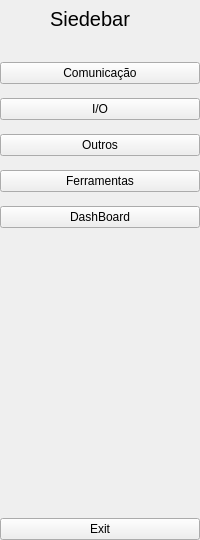
    <widget class="QWidget" name="fullMenuWidget" native="true">
     <layout class="QVBoxLayout" name="verticalLayout_4">
      <property name="spacing">
       <number>0</number>
      </property>
      <property name="leftMargin">
       <number>0</number>
      </property>
      <property name="topMargin">
       <number>0</number>
      </property>
      <property name="rightMargin">
       <number>0</number>
      </property>
      <property name="bottomMargin">
       <number>0</number>
      </property>
      <item>
       <layout class="QHBoxLayout" name="horizontalLayoutLogo2">
        <property name="spacing">
         <number>0</number>
        </property>
        <item>
         <widget class="QLabel" name="logo_label_2">
          <property name="minimumSize">
           <size>
            <width>50</width>
            <height>38</height>
           </size>
          </property>
          <property name="maximumSize">
           <size>
            <width>50</width>
            <height>40</height>
           </size>
          </property>
          <property name="text">
           <string/>
          </property>
          <property name="pixmap">
           <pixmap resource="resources.qrc">:/icons/ANEBW.png</pixmap>
          </property>
          <property name="scaledContents">
           <bool>true</bool>
          </property>
         </widget>
        </item>
        <item>
         <widget class="QLabel" name="logo_label_3">
          <property name="font">
           <font>
            <pointsize>15</pointsize>
           </font>
          </property>
          <property name="text">
           <string>Siedebar</string>
          </property>
         </widget>
        </item>
       </layout>
      </item>
      <item>
       <layout class="QVBoxLayout" name="verticalLayoutMenu">
        <property name="spacing">
         <number>14</number>
        </property>
        <property name="topMargin">
         <number>24</number>
        </property>
        <item>
         <widget class="QPushButton" name="commButton2">
          <property name="text">
           <string>Comunicação</string>
          </property>
          <property name="icon">
           <iconset resource="resources.qrc">
            <normaloff>:/icons/antenna-3-32.ico</normaloff>
            <normalon>:/icons/antenna-3-48.ico</normalon>:/icons/antenna-3-32.ico</iconset>
          </property>
          <property name="iconSize">
           <size>
            <width>14</width>
            <height>14</height>
           </size>
          </property>
          <property name="checkable">
           <bool>true</bool>
          </property>
          <property name="autoExclusive">
           <bool>true</bool>
          </property>
         </widget>
        </item>
        <item>
         <widget class="QPushButton" name="ioButton2">
          <property name="text">
           <string>I/O</string>
          </property>
          <property name="icon">
           <iconset resource="resources.qrc">
            <normaloff>:/icons/plug-32.ico</normaloff>
            <normalon>:/icons/plug-48.ico</normalon>:/icons/plug-32.ico</iconset>
          </property>
          <property name="iconSize">
           <size>
            <width>14</width>
            <height>14</height>
           </size>
          </property>
          <property name="checkable">
           <bool>true</bool>
          </property>
          <property name="autoExclusive">
           <bool>true</bool>
          </property>
         </widget>
        </item>
        <item>
         <widget class="QPushButton" name="otherButton2">
          <property name="text">
           <string>Outros</string>
          </property>
          <property name="icon">
           <iconset resource="resources.qrc">
            <normaloff>:/icons/test-tube-2-32.ico</normaloff>
            <normalon>:/icons/test-tube-2-48.ico</normalon>:/icons/test-tube-2-32.ico</iconset>
          </property>
          <property name="iconSize">
           <size>
            <width>14</width>
            <height>14</height>
           </size>
          </property>
          <property name="checkable">
           <bool>true</bool>
          </property>
          <property name="autoExclusive">
           <bool>true</bool>
          </property>
         </widget>
        </item>
        <item>
         <widget class="QPushButton" name="ferramentasButton2">
          <property name="text">
           <string>Ferramentas</string>
          </property>
          <property name="icon">
           <iconset resource="resources.qrc">
            <normaloff>:/icons/wrench-2-32.ico</normaloff>
            <normalon>:/icons/wrench-2-48.ico</normalon>:/icons/wrench-2-32.ico</iconset>
          </property>
          <property name="iconSize">
           <size>
            <width>14</width>
            <height>14</height>
           </size>
          </property>
          <property name="checkable">
           <bool>true</bool>
          </property>
          <property name="autoExclusive">
           <bool>true</bool>
          </property>
         </widget>
        </item>
        <item>
         <widget class="QPushButton" name="dashButton2">
          <property name="text">
           <string>DashBoard</string>
          </property>
          <property name="icon">
           <iconset resource="resources.qrc">
            <normaloff>:/icons/dashboard-5-32.ico</normaloff>
            <normalon>:/icons/dashboard-5-48.ico</normalon>:/icons/dashboard-5-32.ico</iconset>
          </property>
          <property name="iconSize">
           <size>
            <width>14</width>
            <height>14</height>
           </size>
          </property>
          <property name="checkable">
           <bool>true</bool>
          </property>
          <property name="autoExclusive">
           <bool>true</bool>
          </property>
         </widget>
        </item>
       </layout>
      </item>
      <item>
       <spacer name="verticalSpacer_2">
        <property name="orientation">
         <enum>Qt::Vertical</enum>
        </property>
        <property name="sizeHint" stdset="0">
         <size>
          <width>20</width>
          <height>290</height>
         </size>
        </property>
       </spacer>
      </item>
      <item>
       <widget class="QPushButton" name="exitButton2">
        <property name="text">
         <string>Exit</string>
        </property>
        <property name="icon">
         <iconset resource="resources.qrc">
          <normaloff>:/icons/close-window-64.ico</normaloff>:/icons/close-window-64.ico</iconset>
        </property>
        <property name="iconSize">
         <size>
          <width>14</width>
          <height>14</height>
         </size>
        </property>
       </widget>
      </item>
     </layout>
    </widget>
